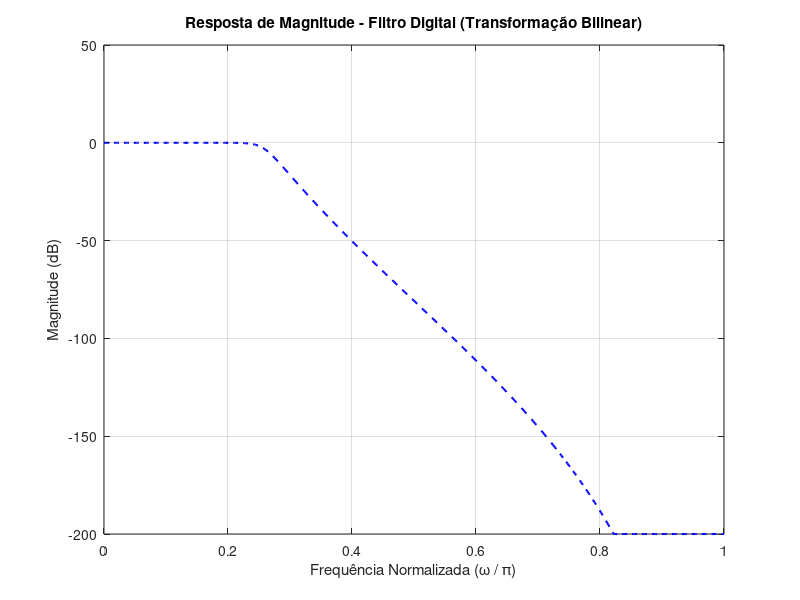

Write the MATLAB code that produced this figure.
pkg load signal

% Definição dos parâmetros
Rp = 0.5;         % Ripple na banda passante (dB)
As = 50;          % Atenuação na banda de parada (dB)
Omega_p = 0.4 * pi; % Frequência de corte na banda passante (rad/s)
Omega_s = 0.6 * pi; % Frequência de corte na banda de parada (rad/s)
Fs = 2;           % Frequência de amostragem normalizada (1 corresponde a pi rad/s)

% Frequências normalizadas (análise contínua)
Wp = Omega_p / pi; % Banda passante normalizada (0 a 1)
Ws = Omega_s / pi; % Banda de parada normalizada (0 a 1)

% 1. Cálculo da ordem do filtro e frequência de corte (protótipo analógico)
[n, Wn] = buttord(Wp, Ws, Rp, As); % Ordem e frequência de corte
fprintf("Ordem do filtro (Transformação Bilinear): %d\n", n);

% 2. Projeto do filtro analógico Butterworth
[z, p, k] = butter(n, Wn, 's'); % Protótipo analógico em polos e zeros
[b_a, a_a] = zp2tf(z, p, k);    % Conversão para coeficientes do numerador e denominador

% Verificação dos coeficientes
disp("Coeficientes do filtro analógico:");
disp("Numerador: "), disp(b_a);
disp("Denominador: "), disp(a_a);

% 3. Conversão para filtro digital usando Transformação Bilinear
[b_d, a_d] = bilinear(b_a, a_a, Fs);

% Resposta ao impulso do filtro digital
[H_digital_bilinear, omega_digital] = freqz(b_d, a_d, linspace(0, pi, 500));

% Conversão para escala dB
eps = 1e-10; % Evitar logaritmo de zero
magnitude_digital_bilinear = 20 * log10(max(abs(H_digital_bilinear), eps));

% Plotando a resposta em frequência do filtro digital
figure;
plot(omega_digital/pi, magnitude_digital_bilinear, 'b--', 'LineWidth', 1.5);
xlabel('Frequência Normalizada (\omega / \pi)');
ylabel('Magnitude (dB)');
title('Resposta de Magnitude - Filtro Digital (Transformação Bilinear)');
grid on;
% pause(10);
print("trab4/1-b)png", "-dpng");
